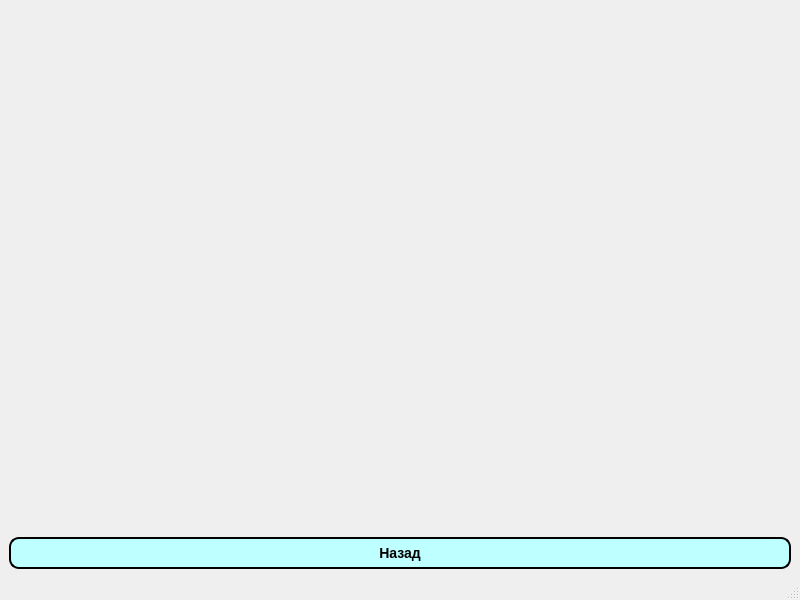
<?xml version="1.0" encoding="UTF-8"?>
<ui version="4.0">
 <class>GrafikPV</class>
 <widget class="QMainWindow" name="GrafikPV">
  <property name="geometry">
   <rect>
    <x>0</x>
    <y>0</y>
    <width>800</width>
    <height>600</height>
   </rect>
  </property>
  <property name="windowTitle">
   <string>MainWindow</string>
  </property>
  <widget class="QWidget" name="centralwidget">
   <layout class="QGridLayout" name="gridLayout">
    <item row="0" column="0">
     <widget class="QwtPlot" name="Qwt_Widget" native="true"/>
    </item>
    <item row="1" column="0">
     <widget class="QPushButton" name="pushButton">
      <property name="styleSheet">
       <string notr="true">QPushButton{
     background-color: rgb(190, 255, 255);
     border-style: outset;
     border-width: 2px;
     border-radius: 10px;
     border-color: black;
     font: bold 14px;
     min-width: 10em;
     padding: 6px;
 }
 QPushButton:pressed {
     background-color: rgb(0, 255, 238);
     border-style: inset;
 }</string>
      </property>
      <property name="text">
       <string>Назад</string>
      </property>
     </widget>
    </item>
   </layout>
  </widget>
  <widget class="QMenuBar" name="menubar">
   <property name="geometry">
    <rect>
     <x>0</x>
     <y>0</y>
     <width>800</width>
     <height>21</height>
    </rect>
   </property>
  </widget>
  <widget class="QStatusBar" name="statusbar"/>
 </widget>
 <customwidgets>
  <customwidget>
   <class>QwtPlot</class>
   <extends>QWidget</extends>
   <header>qwt_plot.h</header>
   <container>1</container>
  </customwidget>
 </customwidgets>
 <resources/>
 <connections/>
</ui>
